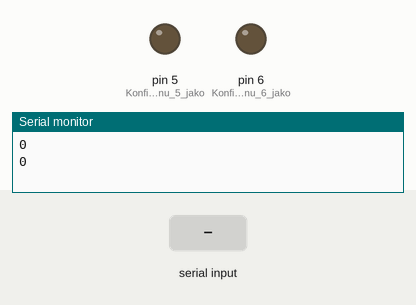
Recording of a sketch running on a simulated Arduino Uno, built with avr-gcc and run on an emulated ATmega328P. Parts: output pins drawn as LEDs (lit = HIGH), the last lines printed to the serial monitor. The test bench sets the inputs (shaded band).

Above: at 3.0 s.
3.1 s: "90,45\n" received over Serial
At 4.8 s:
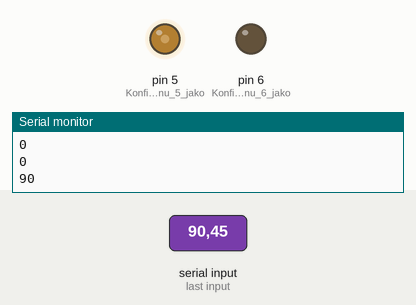
At 5.8 s:
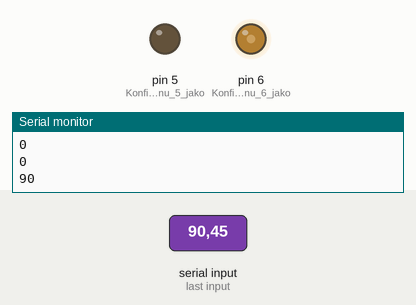
6.1 s: "30,150\n" received over Serial
9.1 s: "200\n" received over Serial
At 10.8 s:
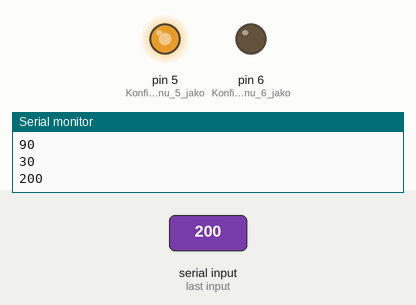
12.1 s: "90\n" received over Serial
Timing chart, 0 to 16.1 s (numbered marks = the images above; inputs shaded):
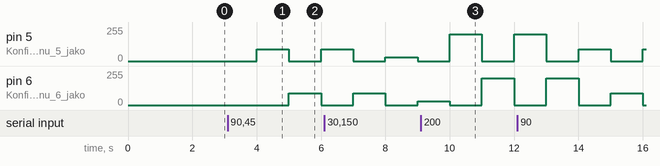

The sketch:

Zamek.ino
```cpp
int wypelnienie = 0 ;
String inputString = "";         // a string to hold incoming data
boolean stringComplete = false;  // whether the string is complete

void setup() {
  pinMode(5, OUTPUT); //Konfiguracja pinu 5 jako wyjście
  pinMode(6, OUTPUT); //Konfiguracja pinu 6 jako wyjście
  Serial.begin(9600);
  inputString.reserve(200);

}

void loop() {

    if (stringComplete) {
	wypelnienie = inputString.toInt(); //Jeśli wypełnienie większe od 100%, to wracamy na początek

  	if (wypelnienie >= 255) { //Jeśli wypełnienie mniejsze od 100%
          wypelnienie=0;
	}
    inputString = "";
    stringComplete = false;
    }
        Serial.println(wypelnienie);


	analogWrite(5, wypelnienie); //Generujemy sygnał o zadanym wypełnieniu
 	analogWrite(6, 0); //Generujemy sygnał o zadanym wypełnieniu
        delay(1000);

	analogWrite(6, wypelnienie); //Generujemy sygnał o zadanym wypełnieniu
 	analogWrite(5, 0); //Generujemy sygnał o zadanym wypełnieniu
  delay(1000);
    serialEvent();

}

void serialEvent() {
  while (Serial.available()) {
    // get the new byte:
    char inChar = (char)Serial.read();
    // add it to the inputString:
    inputString += inChar;
    // if the incoming character is a newline, set a flag
    // so the main loop can do something about it:
    if (inChar == '\n') {
      stringComplete = true;
    }
  }
}
```

Measured:
- after the input at 3.1 s, pin 5 (Konfiguracja_pinu_5_jako): 0/255 → 90/255 after 0.90 s, → 0/255 1.0 s later, → 90/255 1.0 s later; pin 6 (Konfiguracja_pinu_6_jako): 0/255 → 90/255 after 1.9 s, → 0/255 1.0 s later
